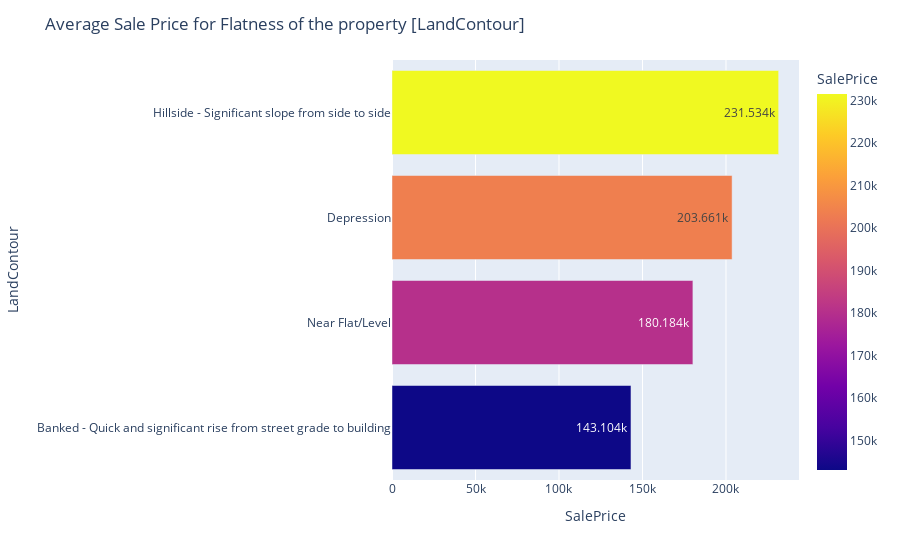

Here is the notebook cell this chart was saved with:
### Code cell
LandContour = train.groupby('LandContour')['SalePrice'].mean().round().sort_values().reset_index()
LandContour['LandContour'] = get_description(*LandContour['LandContour'])
fig = px.bar(LandContour, y='LandContour', x='SalePrice', color='SalePrice', orientation='h', text_auto=True)
fig.update_layout(title='Average Sale Price for Flatness of the property [LandContour]')

### Figure 1 — Plotly figure (JSON) as saved in the notebook; plotly's stock layout.template omitted (floating-point values rounded to 4 significant figures)
{"data": [{"alignmentgroup": "True", "hovertemplate": "SalePrice=%{marker.color}<br>LandContour=%{y}<extra></extra>", "legendgroup": "", "marker": {"color": [143104, 180184, 203661, 231534], "coloraxis": "coloraxis", "pattern": {"shape": ""}}, "name": "", "offsetgroup": "", "orientation": "h", "showlegend": false, "textposition": "auto", "texttemplate": "%{x}", "type": "bar", "x": [143104, 180184, 203661, 231534], "xaxis": "x", "y": ["Banked - Quick and significant rise from street grade to building", "Near Flat/Level", "Depression", "Hillside - Significant slope from side to side"], "yaxis": "y"}], "layout": {"barmode": "relative", "coloraxis": {"colorbar": {"title": {"text": "SalePrice"}}, "colorscale": [[0, "#0d0887"], [0.1111, "#46039f"], [0.2222, "#7201a8"], [0.3333, "#9c179e"], [0.4444, "#bd3786"], [0.5556, "#d8576b"], [0.6667, "#ed7953"], [0.7778, "#fb9f3a"], [0.8889, "#fdca26"], [1, "#f0f921"]]}, "legend": {"tracegroupgap": 0}, "margin": {"t": 60}, "title": {"text": "Average Sale Price for Flatness of the property [LandContour]"}, "xaxis": {"anchor": "y", "domain": [0, 1], "title": {"text": "SalePrice"}}, "yaxis": {"anchor": "x", "domain": [0, 1], "title": {"text": "LandContour"}}}}
